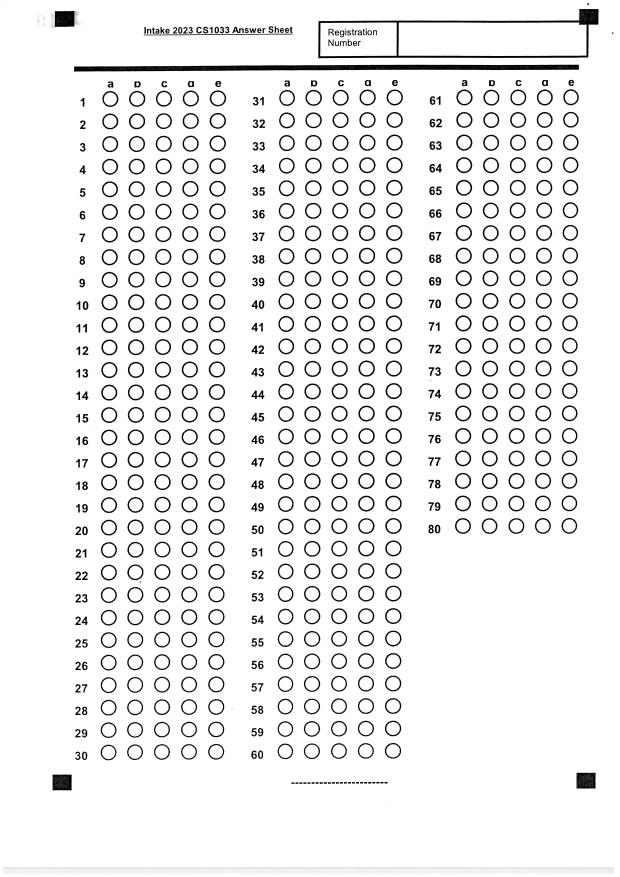
#> input picture mcq_marking/2023_sample/templates/1.jpg, 2480 x 3507 px, found by its file name (shown at 1/4 size)
$ python config.py
#> lines starting #> are read from the running program, lines starting #| are printed output that depends on the picture; after the words box and inside, x2 and y2 are one past the last pixel; in counts of white or black regions, pixels touching at a corner belong together
### mcq_marking/auto_config/utils.py
import cv2
import numpy as np

def get_canny_edges(img):
    fixed_width = 1200
    fixed_height = 1600
    img = cv2.resize(img, (fixed_width, fixed_height), interpolation=cv2.INTER_AREA)
    gray = cv2.cvtColor(img, cv2.COLOR_BGR2GRAY)
    blur = cv2.GaussianBlur(gray, (5, 5), 1)
    edges = cv2.Canny(blur, 50, 150, apertureSize=3)
    return img,edges

def detect_rectangles(contours, min_area=400):
    """
    Detect rectangles from contours and return them sorted by area in descending order.

    Args:
        contours: List of contours from cv2.findContours()
        min_area: Minimum area to consider (default: 400)

    Returns:
        List of tuples: (contour, area, bounding_rect) sorted by area descending
    """
    rectangles = []

    for contour in contours:
        # Approximate the contour to a polygon
        epsilon = 0.02 * cv2.arcLength(contour, True)
        approx = cv2.approxPolyDP(contour, epsilon, True)

        # Check if it's a rectangle (4 corners)
        if len(approx) == 4:
            area = cv2.contourArea(contour)
            if area >= min_area:
                # Use cv2.approxPolyDP to get the actual 4 corner points of the rectangle
                epsilon = 0.02 * cv2.arcLength(contour, True)
                approx = cv2.approxPolyDP(contour, epsilon, True)
                if len(approx) == 4:
                    # Flatten the approx array and convert to tuple of points
                    rect_corners = sort_corners([tuple(pt[0]) for pt in approx])
                    x, y, w, h = cv2.boundingRect(contour)
                    rectangles.append((contour, area, (x, y, w, h), rect_corners))

    # Sort by area in descending order
    rectangles.sort(key=lambda x: x[1], reverse=True)
    return rectangles

def detect_circles(contours, min_area=200):
    """
    Detect circles from contours and return them sorted by area in descending order.

    Args:
        contours: List of contours from cv2.findContours()
        min_area: Minimum area to consider (default: 100)

    Returns:
        List of tuples: (contour, area, center, radius) sorted by area descending
    """
    circles = []

    for contour in contours:
        area = cv2.contourArea(contour)
        if area >= min_area:
            # Calculate circularity
            perimeter = cv2.arcLength(contour, True)
            if perimeter > 0:
                circularity = 4 * np.pi * area / (perimeter * perimeter)

                # If circularity is close to 1, it's a circle
                if circularity > 0.85:  # Threshold for circle detection
                    # Find the minimum enclosing circle
                    (x, y), radius = cv2.minEnclosingCircle(contour)
                    circles.append((contour, area, (int(x), int(y)), int(radius)))

    # Sort by area in descending order
    circles.sort(key=lambda x: x[1], reverse=True)
    return circles

def sort_corners(corners):
    """Sort corners in order: top-left, top-right, bottom-right, bottom-left"""
    # Sort by y-coordinate first (top to bottom)
    top_corners = sorted(corners, key=lambda pt: pt[1])[:2]
    bottom_corners = sorted(corners, key=lambda pt: pt[1])[2:]

    # Sort top corners by x-coordinate (left to right)
    top_left = min(top_corners, key=lambda pt: pt[0])
    top_right = max(top_corners, key=lambda pt: pt[0])

    # Sort bottom corners by x-coordinate (left to right)
    bottom_left = min(bottom_corners, key=lambda pt: pt[0])
    bottom_right = max(bottom_corners, key=lambda pt: pt[0])

    return [top_left, top_right, bottom_right, bottom_left]

def get_first_row_and_column(circles, first_bubble):
    first_row = []
    first_column = []
    for i, (contour, area, center, radius) in enumerate(circles):
        # check if the circle is in the first row
        if center[1] <= first_bubble[2][1]+first_bubble[3] and center[1] >= first_bubble[2][1]-first_bubble[3]:
            first_row.append(circles[i])

        # check if the circle is in the first column
        if center[0] <= first_bubble[2][0]+first_bubble[3] and center[0] >= first_bubble[2][0]-first_bubble[3]:
            first_column.append(circles[i])

    first_row.sort(key=lambda c: c[2][0])
    first_column.sort(key=lambda c: c[2][1])

    return first_row, first_column

def categorize(rectangles):
    rects = rectangles.copy()

    if (len(rects) > 4) :
        indexNumber = rects[0]
        rects.pop(0)
        top_right = max(rects, key=lambda c: c[2][0] - c[2][1])
    else:
        indexNumber = rects[0]
        indexNumber[3][1] = (indexNumber[3][0][0] + indexNumber[3][2][0] - indexNumber[3][3][0], indexNumber[3][0][1] + indexNumber[3][2][1] - indexNumber[3][3][1])
        top_left = min(rects, key=lambda c: c[2][0] + c[2][1])
        index_x, index_y, index_w, index_h = indexNumber[2]
        top_left_x, top_left_y, top_left_w, top_left_h = top_left[2]
        top_left_point = (index_x + index_w - top_left_w, index_y)
        rects.pop(0)
        # Construct the top_right rectangle tuple: (contour, area, (x, y, w, h))
        top_right_corners = ((top_left_point[0], top_left_point[1]), (top_left_point[0] + top_left_w, top_left_point[1]), (top_left_point[0] + top_left_w, top_left_point[1] + top_left_h), (top_left_point[0], top_left_point[1] + top_left_h))
        top_right = (None, top_left[1], (top_left_point[0], top_left_point[1], top_left_w, top_left_h), top_right_corners)


    # Corrected logic for finding rectangle corners
    top_left = min(rects, key=lambda c: c[2][0] + c[2][1])
    bottom_left = min(rects, key=lambda c: c[2][0] - c[2][1])
    bottom_right = max(rects, key=lambda c: c[2][0] + c[2][1])

    return {
        "indexNumber": indexNumber,
        "top_left": top_left,
        "top_right": top_right,
        "bottom_left": bottom_left,
        "bottom_right": bottom_right
    }

### mcq_marking/auto_config/config.py
import cv2
import numpy as np
from auto_config.utils import categorize, detect_circles, detect_rectangles, get_canny_edges, get_first_row_and_column

def warp_image_to_rectangles(img, categorized_rectangles, target_width=1200, target_height=1600):
    """
    Warp the image to align with detected rectangles for standardization.
    Returns a warped version of the image.
    """
    if not categorized_rectangles:
        return img

    # Define target corners (perfect rectangle)
    target_corners = np.float32([
        [0, 0],                    # top-left
        [target_width, 0],         # top-right
        [target_width, target_height], # bottom-right
        [0, target_height]         # bottom-left
    ])

    # Convert source corners to numpy array
    source_corners = np.float32([
        categorized_rectangles["top_left"][3][0],
        categorized_rectangles["top_right"][3][1],
        categorized_rectangles["bottom_right"][3][2],
        categorized_rectangles["bottom_left"][3][3]
    ])

    # Calculate perspective transform matrix
    transform_matrix = cv2.getPerspectiveTransform(source_corners, target_corners)

    # Apply perspective transform
    warped = cv2.warpPerspective(img, transform_matrix, (target_width, target_height))

    return warped

def prepare_image(img):
    img, edges = get_canny_edges(img)

    # Find contours
    external_contours, external_hierarchy = cv2.findContours(edges, cv2.RETR_EXTERNAL, cv2.CHAIN_APPROX_SIMPLE)
    # contours, hierarchy = cv2.findContours(edges, cv2.RETR_CCOMP, cv2.CHAIN_APPROX_SIMPLE)
    # internal_contours = [contours[i] for i in range(len(contours)) if hierarchy[0][i][3] == -1]
    # contours = internal_contours

    # Create a copy of the original image to draw on
    result_img = img.copy()

    # Detect rectangles and circles
    rectangles = detect_rectangles(external_contours)

    if len(rectangles) < 4:
        raise ValueError("Less than 4 rectangles found in the image. Cannot proceed.")

    categorized_rectangles = categorize(rectangles)

    # Warp image to predefined size using detected corners
    warped_img = warp_image_to_rectangles(img, categorized_rectangles)

    # Draw rectangles
    for i, (key, value) in enumerate(categorized_rectangles.items()):
        color = (0, 0, 255)
        if len(value) >= 4:
            corners = value[3]
            for j in range(len(corners)):
                pt1 = corners[j]
                pt2 = corners[(j + 1) % len(corners)]  # Connect to next corner (wraps around)
                cv2.line(result_img, pt1, pt2, color, 2)
        else:
            x, y, w, h = value[2]
            corners = [
                (x, y),           # top-left
                (x + w, y),       # top-right
                (x + w, y + h),   # bottom-right
                (x, y + h)        # bottom-left
            ]
            for j in range(4):
                pt1 = corners[j]
                pt2 = corners[(j + 1) % 4]
                cv2.line(result_img, pt1, pt2, color, 2)
        cv2.putText(result_img, key, (value[2][0], value[2][1] + value[2][3] + 20), cv2.FONT_HERSHEY_SIMPLEX, 0.7, color, 2)

    return result_img, warped_img


def get_config(img_path, show_intermediate_results=False):
#> called with show_intermediate_results = True
    img = cv2.imread(img_path)
#> img is the input picture: shape (3507, 2480, 3); min 0, max 255, mean 238.4

    # # Tilt the image by applying a small shear transformation
    (h, w) = img.shape[:2]
    shear_factor = 0.1  # Adjust this value for more/less tilt
    M = np.array([[1, shear_factor, 0],
                  [0, 1, 0]], dtype=np.float32)
    nW = int(w + abs(shear_factor * h))
    img = cv2.warpAffine(img, M, (nW, h), flags=cv2.INTER_LINEAR, borderMode=cv2.BORDER_REPLICATE)
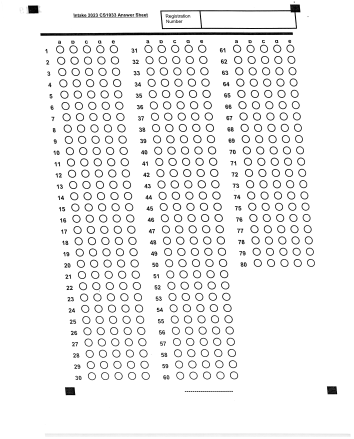
#> img: shape (3507, 2830, 3) (shown at 1/8 size); min 0, max 255, mean 240.5


    img_with_rectangles, warped_img = prepare_image(img)
#> in get_canny_edges, `edges = cv2.Canny(blur, 50, 150, apertureSize=3)`:
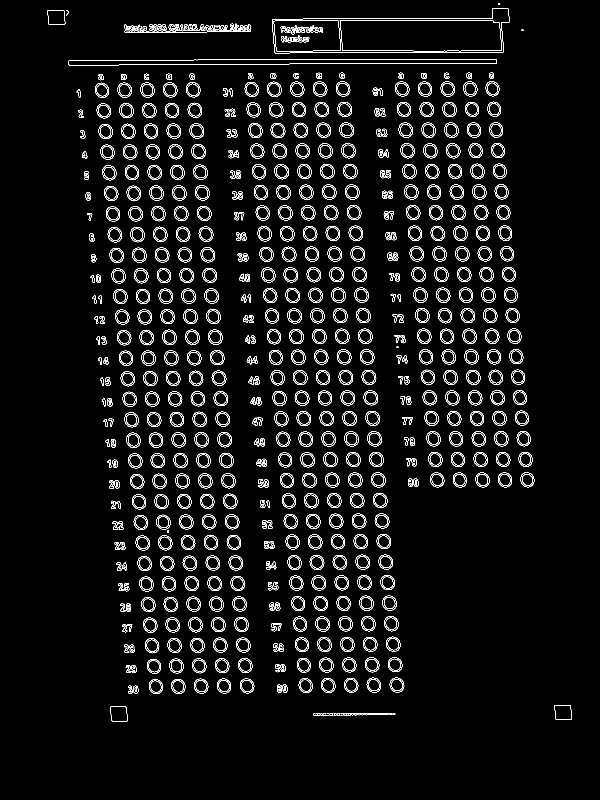
#> edges: shape (1600, 1200) (shown at 1/2 size); 4.8% white in thin lines or dots, all inside (x1, y1, x2, y2) = (95, 6, 1144, 1443)
#> in prepare_image, `external_contours, external_hierarchy = cv2.findContours(edges, cv2.RE..`: external_contours = 593 contours, 45 with area under 20; largest, box (x1, y1, x2, y2) and area: (544, 16, 1019, 107) 31918, (137, 118, 994, 131) 7712, (220, 1413, 256, 1443) 930, (95, 20, 131, 50) 924, (1109, 1410, 1144, 1440) 904; external_hierarchy = 593 rows, first 6: [1, -1, -1, -1], [2, 0, -1, -1], [3, 1, -1, -1], [4, 2, -1, -1], [5, 3, -1, -1], [6, 4, -1, -1]
#> the loop in detect_rectangles, `for contour in contours:` made 593 passes
#> (area, rect_corners, x, y, w) on pass 7: (930, [(220, 1414), (251, 1413), (255, 1441), (224, 1442)], 220, 1413, 36)
#> after the loop in detect_rectangles, `for contour in contours:`: area = 31918.5; h = 91; rectangles = 4 items; w = 475; x = 544; y = 16
#> in prepare_image, `rectangles = detect_rectangles(external_contours)`: rectangles = 4 items
#> in categorize, `index_x, index_y, index_w, index_h = indexNumber[2]`: index_x = 544; index_y = 16; index_w = 475; index_h = 91
#> in categorize, `top_left_x, top_left_y, top_left_w, top_left_h = top_left[2]`: top_left_x = 95; top_left_y = 20; top_left_w = 36; top_left_h = 30
#> in categorize, `top_left_point = (index_x + index_w - top_left_w, index_y)`: top_left_point = (983, 16)
#> in categorize, `top_right_corners = ((top_left_point[0], top_left_point[1]), (top_left..`: top_right_corners = ((983, 16), (1019, 16), (1019, 46), (983, 46))
#> in prepare_image, `categorized_rectangles = categorize(rectangles)`: categorized_rectangles = 5 items
#> in warp_image_to_rectangles, `source_corners = np.float32([ categorized_rectangles["top_left"][3][0]..`: source_corners = [[95, 20], [1019, 16], [1143, 1438], [224, 1442]]
#> in warp_image_to_rectangles, `transform_matrix = cv2.getPerspectiveTransform(source_corners, target_..`: transform_matrix = [[1.3, -0.118, -121], [0.00484, 1.12, -22.83], [-3.3e-08, -3.8e-06, 1]]
#> in warp_image_to_rectangles, `warped = cv2.warpPerspective(img, transform_matrix, (target_width, tar..`:
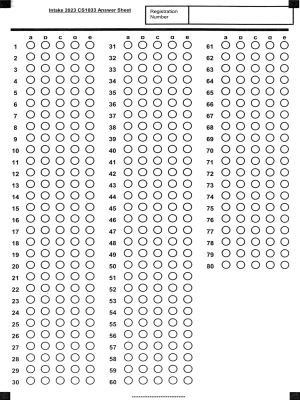
#> warped: shape (1600, 1200, 3) (shown at 1/4 size); min 0, max 255, mean 233.9
#> the loop in prepare_image, `for i, (key, value) in enumerate(categorized_rectangles.items()):` made 5 passes
#> (key, corners) on passes 1 to 5: ('indexNumber', [(544, 38), (996, 38), (1001, 105), (549, 105)]), ('top_left', [(95, 20), (127, 20), (130, 47), (97, 48)]), ('top_right', ((983, 16), (1019, 16), (1019, 46), (983, 46))), ('bottom_left', [(220, 1414), (251, 1413), (255, 1441), (224, 1442)]), ('bottom_right', [(1109, 1410), (1140, 1410), (1143, 1438), (1111, 1438)])
#> after the loop in prepare_image, `for i, (key, value) in enumerate(categorized_rectangles.items()):`:
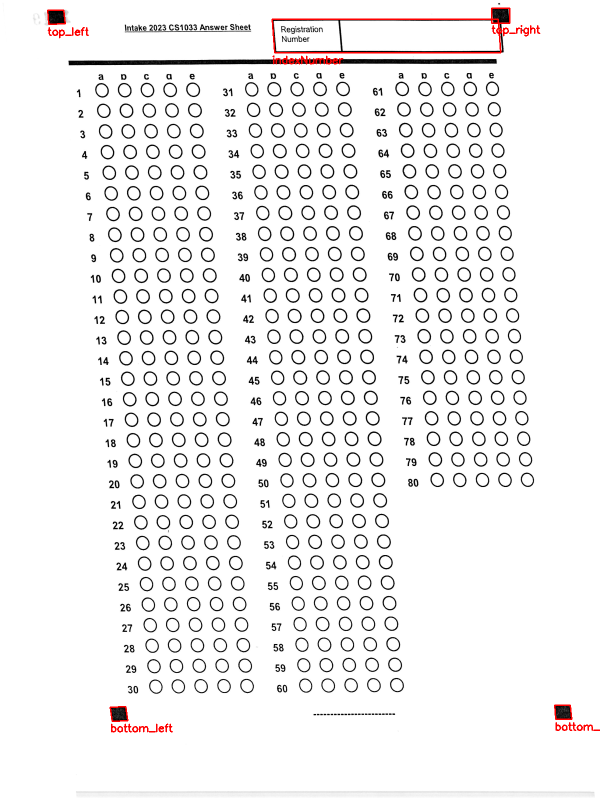
#> result_img: shape (1600, 1200, 3) (shown at 1/2 size); mean of channels 0, 1, 2 239.8, 239.8, 240.9; drawn as B, G, R
    img, edges = get_canny_edges(warped_img)
#> in get_canny_edges (call 2), `edges = cv2.Canny(blur, 50, 150, apertureSize=3)`:
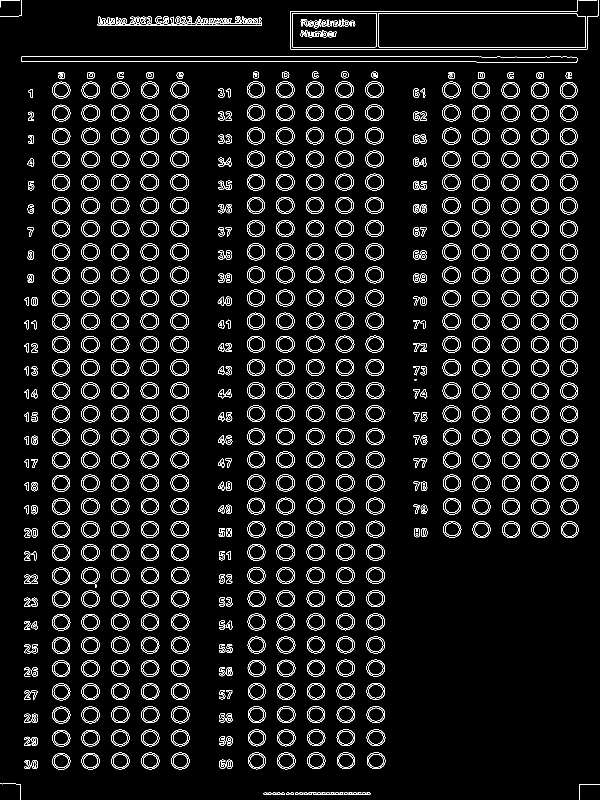
#> edges: shape (1600, 1200) (shown at 1/2 size); 5.8% white in thin lines or dots
    external_contours, external_hierarchy = cv2.findContours(edges, cv2.RETR_EXTERNAL, cv2.CHAIN_APPROX_SIMPLE)
#> external_contours = 633 contours, 76 with area under 20; largest, box (x1, y1, x2, y2) and area: (756, 26, 1171, 96) 28027, (584, 26, 753, 95) 11422, (42, 112, 1155, 125) 11322, (552, 255, 589, 289) 973, (552, 718, 590, 752) 972; external_hierarchy = 633 rows, first 6: [1, -1, -1, -1], [2, 0, -1, -1], [3, 1, -1, -1], [4, 2, -1, -1], [5, 3, -1, -1], [6, 4, -1, -1]
    circles = detect_circles(external_contours)
#> the loop in detect_circles, `for contour in contours:` made 633 passes
#> (area, perimeter, circularity, x, y, radius) on passes 17 to 24: (918.5, 113.5, 0.896, 180.7, 1521.6, 18.01), (918, 114.6, 0.879, 122, 1522, 18.11), (943.5, 114.3, 0.907, 751.6, 1521, 18.62), (929, 112.9, 0.916, 691.5, 1521.2, 18.25), (922.5, 114.3, 0.887, 632, 1521.4, 18.17), (941, 115.7, 0.883, 572, 1521.1, 18.39), (904.5, 113.2, 0.888, 513.3, 1521, 17.78), (938, 115.7, 0.88, 360.1, 1521.5, 18.2)
#> after the loop in detect_circles, `for contour in contours:`: circles = 400 items
#> circles = 400 items

    result_img = img.copy()

    # Draw circles
    for i, (contour, area, center, radius) in enumerate(circles):
        color = (0, 255, 0)
        cv2.circle(result_img, center, radius, color, 2)
#> this loop made 400 passes
#> (area, center) on passes 1 to 3: (973, (570, 271)), (972.5, (570, 734)), (968, (750, 965))
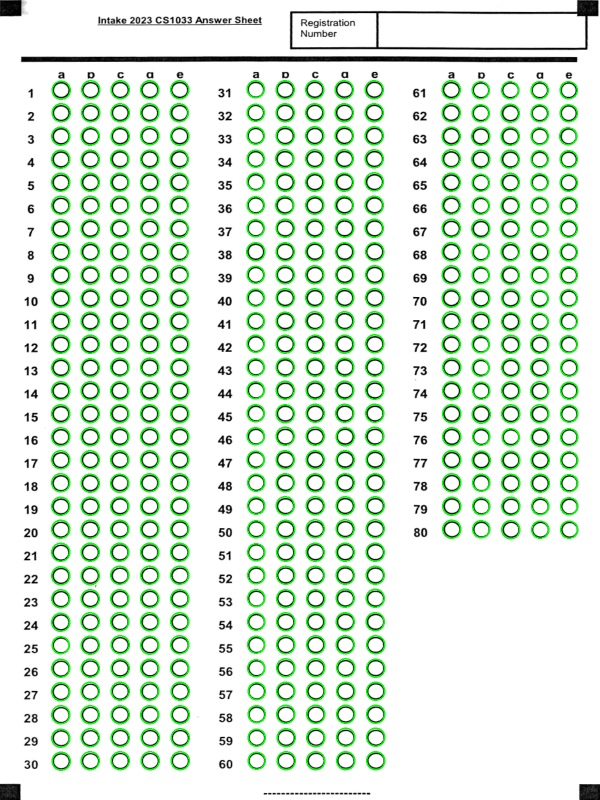
#> result_img: shape (1600, 1200, 3) (shown at 1/2 size); 7.13% of pixels changed, all inside (x1, y1, x2, y2) = (102, 160, 1157, 1542); drawn as B, G, R

    # Draw the first bubble
    first_bubble = min(circles, key=lambda c: c[2][1] + c[2][0]) if circles else None
#> first_bubble = 4 items, first 4: contour of 48 points, box (x1, y1, x2, y2) (104, 163, 141, 197), area 925, 925, (122, 180), 18
    if first_bubble is not None:
        center = first_bubble[2]
#> center = (122, 180)
        cv2.circle(result_img, center, 3, (255, 0, 0), -1)
#> result_img: shape (1600, 1200, 3); under 0.01% of pixels changed, all inside (x1, y1, x2, y2) = (119, 177, 126, 184)

    first_row, first_column = get_first_row_and_column(circles, first_bubble)
#> the loop in get_first_row_and_column, `for i, (contour, area, center, radius) in enumerate(circles):` made 400 passes
#> after the loop in get_first_row_and_column, `for i, (contour, area, center, radius) in enumerate(circles):`: first_column = 30 items; first_row = 15 items
#> first_row = 15 items; first_column = 30 items

    x_offset = (first_row[4][2][0] - first_row[0][2][0])/4
#> x_offset = 59.25
    y_offset = (first_column[-1][2][1] - first_column[0][2][1])/(len(first_column)-1)
#> y_offset = 46.28

    # get the column starting points
    column_starting_points = [first_bubble]
    for i in range(1,len(first_row)):
        if first_row[i][2][0] - first_row[i-1][2][0] > 1.6*x_offset:
            column_starting_points.append(first_row[i])
            cv2.circle(result_img, first_row[i][2], 3, (0, 0, 255), -1)
#> this loop made 14 passes
#> result_img: shape (1600, 1200, 3); mean of channels 0, 1, 2 220.2, 238.4, 220.3
#> after the loop, column_starting_points = 3 items

    # bubble coordinate json
    bubble_coordinates = {
            "starting_x" : first_bubble[2][0],
            "starting_y" : first_bubble[2][1],
            "x_offset" : x_offset,
            "y_offset" : y_offset,
            "x_column_offset" : column_starting_points[1][2][0] - column_starting_points[0][2][0],
            "x_adjustment" : 0,
            "columns": {
                str(i+1): {
                    "starting_y": pt[2][1]
                } for i, pt in enumerate(column_starting_points)
            }
        }


    # Display both original and result
    # Convert edges to BGR for stacking
    edges_bgr = cv2.cvtColor(edges, cv2.COLOR_GRAY2BGR)
#> edges_bgr: shape (1600, 1200, 3); 5.8% white in thin lines or dots

    # Stack the images horizontally for comparison
    stacked = cv2.hconcat([img_with_rectangles, result_img])
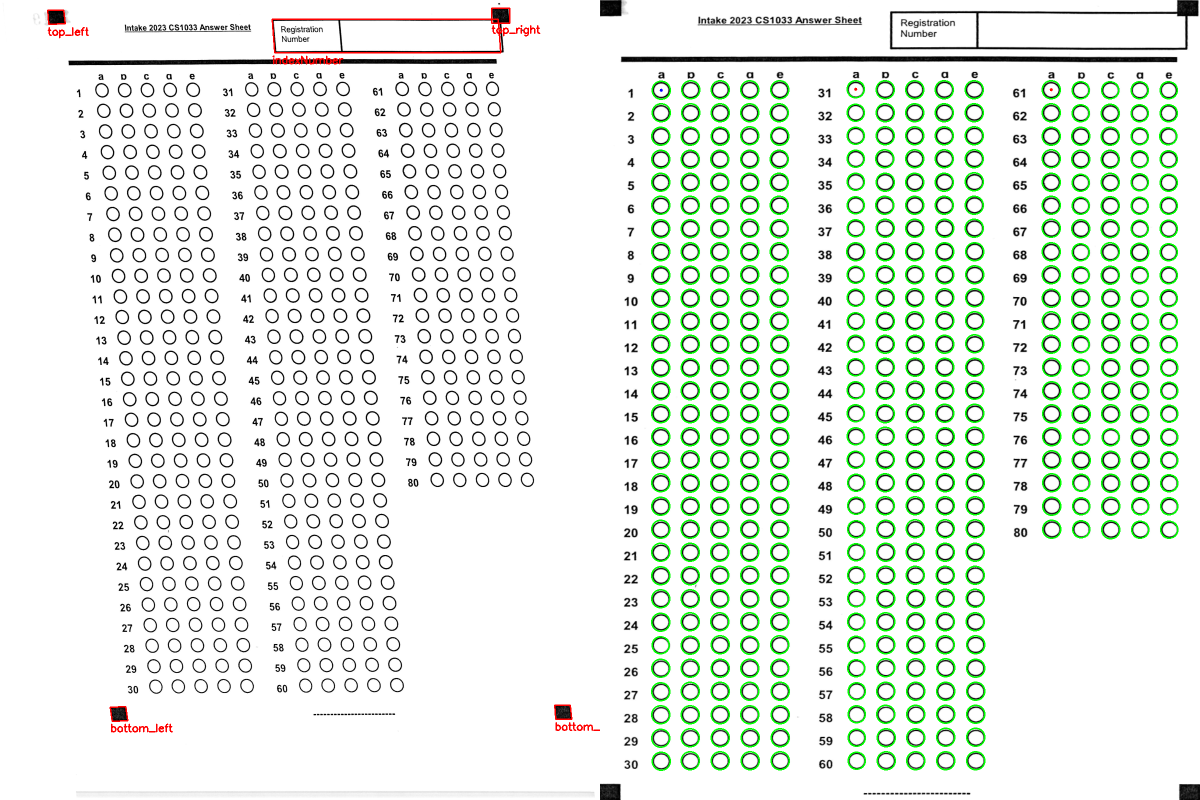
#> stacked: shape (1600, 2400, 3) (shown at 1/2 size); mean of channels 0, 1, 2 230, 239.1, 230.6; drawn as B, G, R
    if show_intermediate_results:
        cv2.imshow("Original | Rectangles & Circles Detected | Edges", stacked)
        cv2.waitKey(0)
        cv2.destroyAllWindows()

    return warped_img, bubble_coordinates

# print(get_config("/Users/vihangamunasinghe/WebProjects/DSE Project/mcq-ocr/samples/templates/1.jpg", show_intermediate_results=True))
print(get_config("/Users/vihangamunasinghe/WebProjects/DSE Project/mcq-ocr/2023_sample/templates/1.jpg", show_intermediate_results=True))
